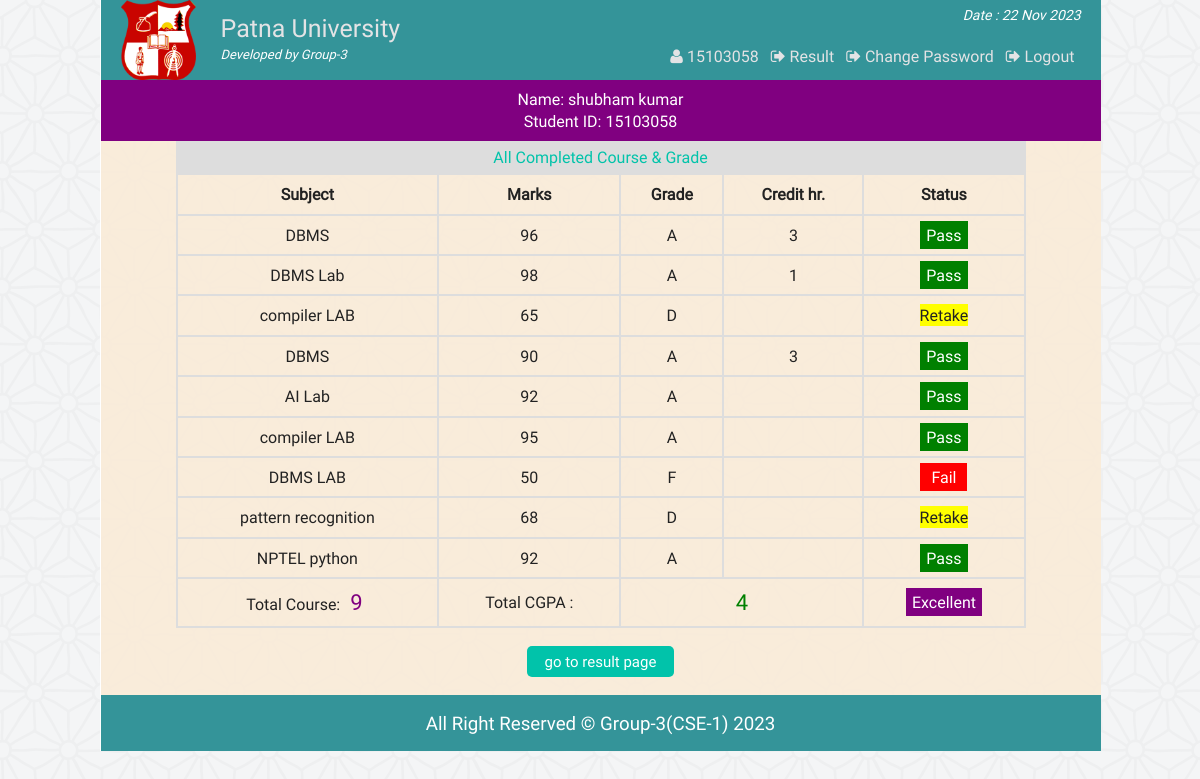
The app's page /view_single_cgpa.php?vr=15103058&vn=shubham kumar (signed in) with its own data.
### tables this page shows
CREATE TABLE IF NOT EXISTS `result` (
  `id` int(11) NOT NULL AUTO_INCREMENT,
  `st_id` int(11) NOT NULL,
  `marks` int(5) NOT NULL,
  `sub` varchar(50) NOT NULL,
  `semester` varchar(20) NOT NULL,
  PRIMARY KEY (`id`)
);

### php/functions.php (called while the page is built, shortened)
<?php
class login_registration_class{
	public function view_cgpa($stid){
		global $conn;
		$sql = "select * from result where st_id='$stid'";
		$result = $conn->query($sql);
		return $result;
	}
};
?>

### view_single_cgpa.php (the view, shortened to what this page needs)
<?php
	require "php/config.php";
	require_once "php/functions.php";
	$user = new login_registration_class();
	if(isset($_REQUEST['vr'])){
		$stid = $_REQUEST['vr'];
		$name = $_REQUEST['vn'];
	}
?>
<?php
include "php/headertop.php";
?>
<div class="all_student fix">
		<?php
		function credit_hour($x){
			if($x=="DBMS") return 3;
			elseif($x == "DBMS Lab") return 1;
			elseif($x == "Mathematics") return 4;
			elseif($x == "Programming") return 3;
			elseif($x == "Programming Lab") return 1;
			elseif($x == "English") return 4;
			elseif($x == "Physics") return 3;
			elseif($x == "Chemistry") return 3;
			elseif($x == "Psychology") return 3;
		}
		function grade_point($gd){
			if($gd<60) return 0;
			elseif($gd>=60 && $gd<70) return 1;
			elseif($gd>=70 && $gd<80) return 2;
			elseif($gd>=80 && $gd<90) return 3;
			elseif($gd>=90 && $gd<=100) return 4;
		}
		?>
	<div class="fix">
	<p style="text-align:center;color:#fff;background:purple;margin:0;padding:8px;"><?php echo "Name: ".$name."<br>Student ID: " . $stid; ?></p>
	</div>
<div  class="fix">
	<p style='text-align:center;background:#ddd;color:#01C3AA;padding:5px;width:84%;margin:0 auto'>All Completed Course & Grade</p>
</div>
	<?php
			$i=0;
			$ch = 0;
			$gp = 0;
				$get_result = $user->view_cgpa($stid);
				if($get_result && ($get_result->num_rows)>0){
			?>
				<table class="tab_two" style="text-align:center;width:85%;margin:0 auto">
					<th>Subject</th>
					<th>Marks</th>
					<th>Grade</th>
					<th>Credit hr.</th>
					<th>Status</th>
		<?php
				while($rows = $get_result->fetch_assoc()){
				$i++;
				$ch = $ch + credit_hour($rows['sub']);
		?>
			<tr>
				<td><?php echo $rows['sub']; ?></td>
				<td><?php echo $rows['marks']; ?></td>
				<td>
				<?php
					$mark = $rows['marks'];
					if($mark<60){echo "F";}
					elseif($mark>=60 && $mark<70){echo "D";}
					elseif($mark>=70 && $mark<80){echo "C";}
					elseif($mark>=80 && $mark<90){echo "B";}
					elseif($mark>=90 && $mark<=100){echo "A";}
					$gp = $gp + (credit_hour($rows['sub']) * grade_point($rows['marks']));
				?>
				</td>
				<td><?php echo credit_hour($rows['sub']); ?></td>
				<td>
				<?php
					$stat = $rows['marks'];
					if($stat<60){
						echo "<span style='background:red;padding:3px 11px;color:#fff;'>Fail</span>";
					}elseif($stat>=60 && $stat<70){
						echo "<span style='background:yellow'>Retake</span>";
					}else{
						echo "<span style='background:green;padding:3px 6px;color:#fff;'>Pass</span>";
					}
				?>
				</td>
			</tr>
			<?php } ?>
			<tr>
			<td><?php echo "Total Course: <span style='color:#800080;padding:3px 6px;font-size:22px'>".$i."</span>"; ?></td>
				<td colspan="1">Total CGPA : </td>
				<td colspan="2">
				<?php
				$sg = $gp/$ch;
				echo "<span style='color:green;padding:3px 6px;font-size:22px'>" . round($sg,2) . "</span>"; ?>
				</td>
				<td>
					<?php
						if($sg>=3.5){
							echo "<span style='background:purple;padding:3px 6px;color:#fff;'>Excellent";
						}elseif($sg>=3.0 && $sg<3.5){
							echo "<span style='background:green;padding:3px 6px;color:#fff;'>Good";
						}elseif($sg>=2.5 && $sg<3.0){
							echo "<span style='background:gray;padding:3px 6px;color:#fff;'>Average";
						}else{
							echo "<span style='background:red;padding:3px 6px;color:#fff;'>Probation";
						}
					?>
				</td>
			</tr>
		</table>
		<?php
			}
			else{
				echo  "<p style='color:red;text-align:center'>Nothing Found</p>";
				}
		?>
		<div class="back fix">
			<p style="text-align:center"><a href="view_single_result.php?vr=<?php echo $stid?>&vn=<?php echo $name?>"><button class="editbtn">go to result page</button></a></p>
		</div>
</div>
<?php include "php/footerbottom.php";?>

### css/main.css (style rules this page uses)
html { color: #222; font-size: 1em; line-height: 1.4; }
a { text-decoration: none; }
.fix { overflow: hidden; }
body { font-family: roboto !important; background: url(../img/ptrn.png) repeat fixed; }
.st_reg th, td { padding: 8px; }
.editbtn { background-color: #01C3AA; border: none; border-radius: 5px; color: white; padding: 5px 18px; text-align: center; text-decoration: none; display: inline-block; font-size: 15px; margin: 2px 1px; cursor: pointer; }
.all_student { min-height: 450px; }
table.att_tab tr, td, th { border: 2px solid #ddd; border-collapse: collapse; padding: 8px; }

### records on screen
result: sub "DBMS", marks "96", shows "A", sub "3", shows "Pass"
result: sub "DBMS Lab", marks "98", shows "A", sub "1", shows "Pass"
result: sub "compiler LAB", marks "65", shows "D", shows "Retake"
result: sub "DBMS", marks "90", shows "A", sub "3", shows "Pass"
result: sub "AI Lab", marks "92", shows "Pass"
result: sub "compiler LAB", marks "95", shows "Pass"
result: sub "DBMS LAB", marks "50", shows "F", shows "Fail"
result: sub "pattern recognition", marks "68", shows "D", shows "Retake"
result: sub "NPTEL python", marks "92", shows "A", shows "Pass"

### other values on screen
$sid "15103058"
$name "shubham kumar"
$stid "15103058"
$i "9"
$sg "4"
